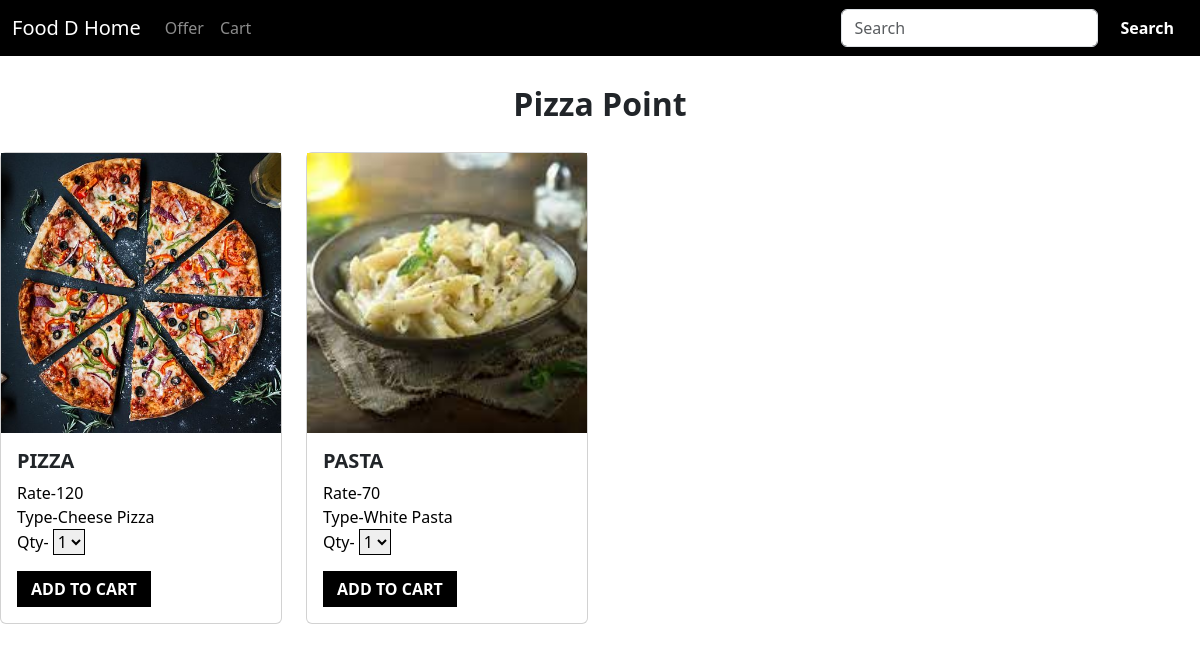
The page /rest_menu.php?resid=2 on the database its author committed.
### tables this page shows
CREATE TABLE `business` (
  `id` int(20) NOT NULL,
  `restaurantname` varchar(50) NOT NULL,
  `photo` varchar(20) NOT NULL,
  `address` varchar(70) NOT NULL,
  `city` varchar(60) NOT NULL,
  `state` varchar(30) NOT NULL,
  `mobile` varchar(10) NOT NULL,
  `owner` varchar(40) NOT NULL,
  `email` varchar(50) NOT NULL,
  `password` varchar(20) NOT NULL,
  `status` varchar(10) NOT NULL
);

CREATE TABLE `product` (
  `id` int(20) NOT NULL,
  `restaurantid` int(20) NOT NULL,
  `productname` varchar(70) NOT NULL,
  `rate` varchar(10) NOT NULL,
  `weight` varchar(10) NOT NULL,
  `measurement` varchar(10) NOT NULL,
  `size` varchar(10) NOT NULL,
  `description` varchar(60) NOT NULL,
  `status` varchar(10) NOT NULL,
  `photo` varchar(30) NOT NULL
);

### rest_menu.php (the view, shortened to what this page needs)
<?php
include 'header.php';
include 'connection.php';
$rid=$_GET['resid'];
?>
<br>
<div class="resname">
<?php
$sql1="select * from business where id=$rid";
$res1=mysqli_query($conn,$sql1);
$row=mysqli_fetch_array($res1);
 echo $row['restaurantname'];
    ?>
    </div>
<br>
<div class="row gy-3  cafecard">
<?php
$sql="select * from product where $rid=restaurantid ";
$res=mysqli_query($conn,$sql);
while($row=mysqli_fetch_array($res))
{
    ?>
    <div class="col-6 col-sm-6 col-md-4 col-lg-3 col-xl-3">
    <form method="post" action="addtocart.php" name="itemfrm<?php echo $row['id'];?>">
    <div class="card h-100">
         <img src="assets\image\product\<?php echo $row['photo'] ?>" class="card-image" alt="...">
            <div class="card-body">
            <h5 class="card-title"><?php echo $row['productname'] ?></h5>
        <p class="card-text1">Rate-<?php echo $row['rate'] ?> <br>
        Type-<?php echo $row['description'] ?> <br>
        Qty-
           <select class="" style="border-color:#000; font-weight: 500; " name="quantity">
                <option value=1>1</option>
</select>
    </p>
  <input type="submit" value="ADD TO CART" class="btn btn-primary">
 </div>
</div>
</form>
</div>
<?php
}
?>
</div>

### assets/css/pp.css (style rules this page uses)
.btn { border-radius: 0px; padding: 6px 14px; transition: 0.4s; font-size: 16px; font-weight: 600; text-align: center; display: inline-block; }
.btn-primary { background: #000; color: #fff; border: none; }
.card-title { text-transform: uppercase; font-weight: bold; }
.card-image { width: 100%; height: 35vh; object-fit: cover; }
.resname { text-transform: capitalize; font-size: xx-large; text-align: center; font-weight: 700; }
.card-text1 { color: #000; font-weight: 500; text-transform:capitalize; }

### rows shown on the page
business: restaurantname "Pizza Point"
product: photo (picture), productname "PIZZA", rate "120", description "Cheese Pizza"
product: photo (picture), productname "PASTA", rate "70", description "White Pasta"
